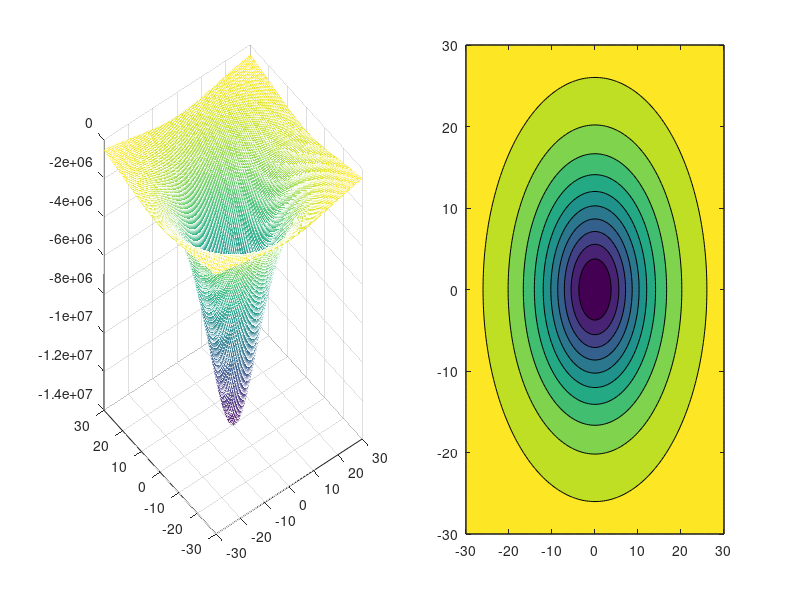

Recreate this plot in MATLAB.
G=6,67384*(10^(-11))
p=2000
p2=3000
deltap=p-p2
a=50 %radio
h=15 %profundidad
x=0
y=0
contador=1
x=(-30:0.5:30);
y=(-30:0.5:30);
%ploteador
[X,Y]=meshgrid(x,y);
gz=((4/3)*pi*G*(a.^3)*deltap*h)./((X.^2+h.^2+Y.^2).^(3/2));
subplot(1,2,1)
mesh(X,Y,gz)
subplot(1,2,2)
contourf(X,Y,gz)
